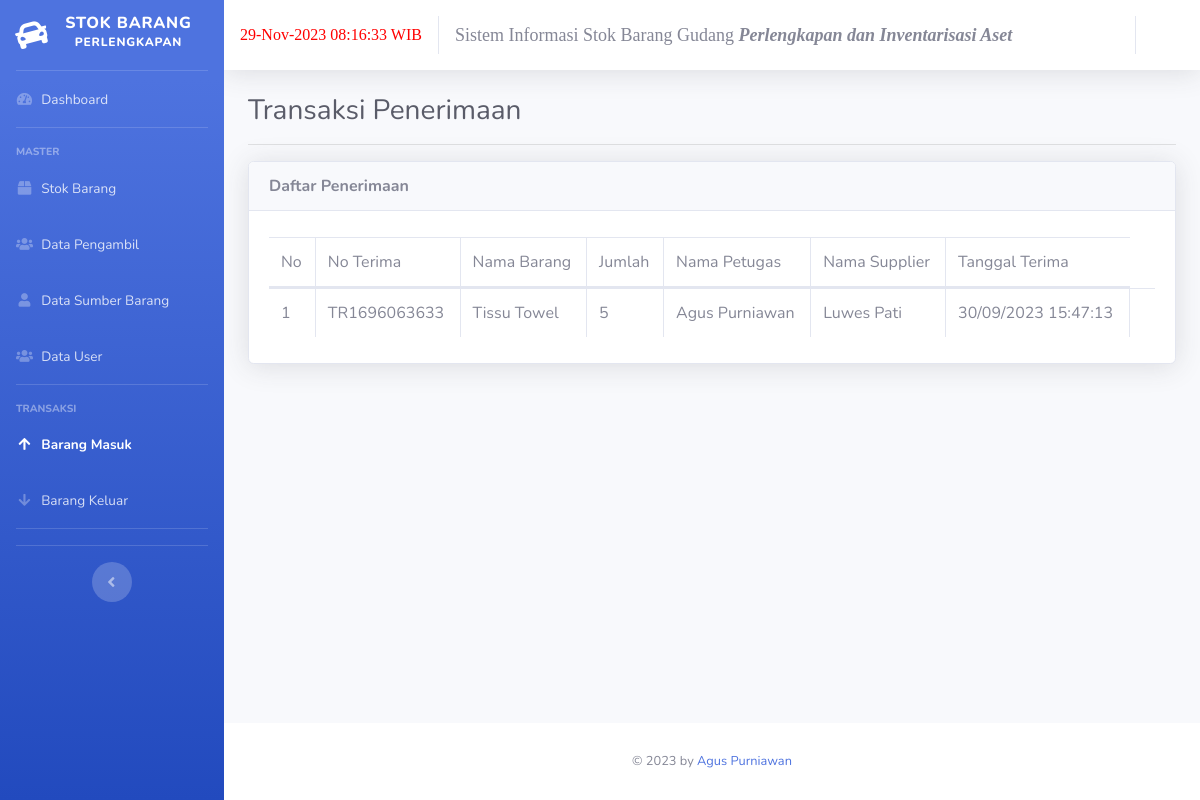
The app's page /index.php/penerimaan with its own data.
### tables this page shows
CREATE TABLE `penerimaan` (
  `id` int(11) NOT NULL,
  `no_terima` varchar(25) DEFAULT NULL,
  `tgl_terima` varchar(25) DEFAULT NULL,
  `jam_terima` varchar(10) DEFAULT NULL,
  `nama_supplier` varchar(80) DEFAULT NULL,
  `nama_petugas` varchar(80) DEFAULT NULL
);

CREATE TABLE `detail_terima` (
  `no_terima` varchar(25) DEFAULT NULL,
  `nama_barang` varchar(80) DEFAULT NULL,
  `jumlah` int(11) DEFAULT NULL,
  `satuan` varchar(20) DEFAULT NULL,
  `keterangan` char(50) NOT NULL
);

### application/controllers/Penerimaan.php (called while the page is built, shortened)
<?php
class Penerimaan extends CI_Controller{
	public function __construct(){
		$this->data['aktif'] = 'penerimaan';
		$this->load->model('M_barang', 'm_barang');
		$this->load->model('M_supplier', 'm_supplier');
		$this->load->model('M_penerimaan', 'm_penerimaan');
		$this->load->model('M_detail_terima', 'm_detail_terima');
	}
	public function index(){
		$this->data['title'] = 'Transaksi Penerimaan';
		$this->data['all_penerimaan'] = $this->m_penerimaan->lihat();
		$this->data['no'] = 1;
		$this->load->view('penerimaan/lihat', $this->data);
	}
}

### index.php (called while the page is built, shortened)
<?php
require_once BASEPATH.'core/CodeIgniter.php';

### application/models/M_penerimaan.php (called while the page is built, shortened)
<?php
class M_penerimaan extends CI_Model {
	protected $_table = 'penerimaan';
	public function lihat(){
		$this->db->from($this->_table.' as p');
		$this->db->join('detail_terima as dt','p.no_terima=dt.no_terima');
		$query=$this->db->get();
		return $query->result();
	}
}

### application/views/penerimaan/lihat.php (the view, shortened to what this page needs)
<!DOCTYPE html>
<html lang="en">
<head>
</head>
<body id="page-top">
	<div id="wrapper">
		<div id="content-wrapper" class="d-flex flex-column">
			<div id="content" data-url="<?= base_url('penerimaan') ?>">
				<div class="container-fluid">
				<div class="clearfix">
					<div class="float-left">
						<h1 class="h3 m-0 text-gray-800"><?= $title ?></h1>
					</div>
				</div>
				<hr>
				<div class="card shadow">
					<div class="card-header"><strong>Daftar Penerimaan</strong></div>
					<div class="card-body">
						<div class="table-responsive">
							<table class="table table-bordered" id="dataTable" width="100%" cellspacing="0">
								<thead>
									<tr>
										<td>No</td>
										<td>No Terima</td>
										<td>Nama Barang</td>
										<td>Jumlah</td>
										<td>Nama Petugas</td>
										<td>Nama Supplier</td>
										<td>Tanggal Terima</td>
									</tr>
								</thead>
								<tbody>
									<?php foreach ($all_penerimaan as $penerimaan): ?>
										<tr>
											<td><?= $no++ ?></td>
											<td><?= $penerimaan->no_terima ?></td>
											<td><?= $penerimaan->nama_barang ?></td>
											<td><?= $penerimaan->jumlah ?></td>
											<td><?= $penerimaan->nama_petugas ?></td>
											<td><?= $penerimaan->nama_supplier ?></td>
											<td><?= $penerimaan->tgl_terima ?> <?= $penerimaan->jam_terima ?></td>
											<td>
										</tr>
									<?php endforeach ?>
								</tbody>
							</table>
						</div>
					</div>
				</div>
				</div>
			</div>
		</div>
	</div>
</body>
</html>

### records on screen
penerimaan: detail_terima.no_terima "TR1696063633", detail_terima.nama_barang "Tissu Towel", detail_terima.jumlah "5", nama_petugas "Agus Purniawan", nama_supplier "Luwes Pati", tgl_terima "30/09/2023", jam_terima "15:47:13"

### other values on screen
$title "Transaksi Penerimaan"
